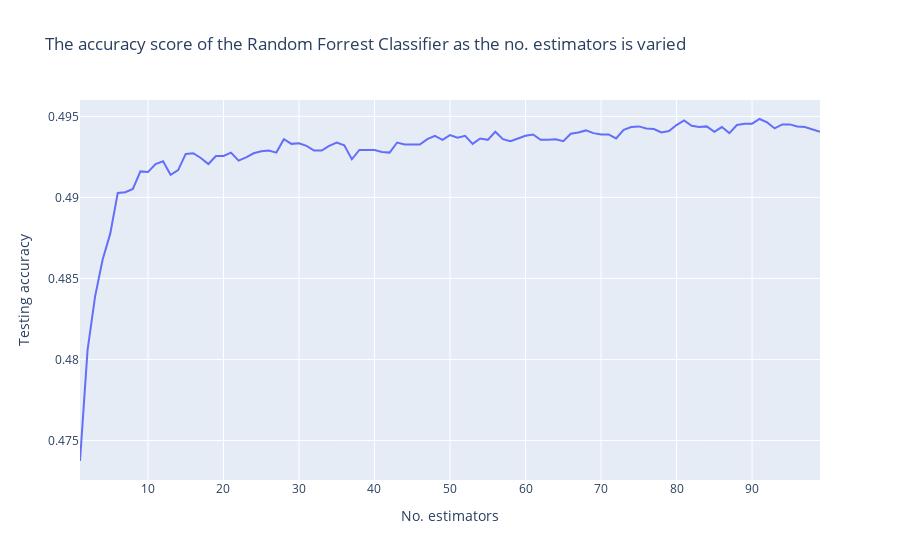

Source (notebook cell):
### Code cell
px.line(
    x=range(1, len(estimators_scores_list) + 1),
    y=estimators_scores_list,
    labels={'x': 'No. estimators', 'y': 'Testing accuracy'},
    title='The accuracy score of the Random Forest Classifier as the no. estimators is varied')

### Figure 1 — Plotly figure (JSON) as saved in the notebook; plotly's stock layout.template omitted (floating-point values rounded to 4 significant figures)
{"data": [{"hovertemplate": "No. estimators=%{x}<br>Testing accuracy=%{y}<extra></extra>", "legendgroup": "", "line": {"color": "#636efa", "dash": "solid"}, "marker": {"symbol": "circle"}, "mode": "lines", "name": "", "orientation": "v", "showlegend": false, "type": "scatter", "x": [1, 2, 3, 4, 5, 6, 7, 8, 9, 10, 11, 12, 13, 14, 15, 16, 17, 18, 19, 20, 21, 22, 23, 24, 25, 26, 27, 28, 29, 30, 31, 32, 33, 34, 35, 36, 37, 38, 39, 40, 41, 42, 43, 44, 45, 46, 47, 48, 49, 50, 51, 52, 53, 54, 55, 56, 57, 58, 59, 60, 61, 62, 63, 64, 65, 66, 67, 68, 69, 70, 71, 72, 73, 74, 75, 76, 77, 78, 79, 80, 81, 82, 83, 84, 85, 86, 87, 88, 89, 90, 91, 92, 93, 94, 95, 96, 97, 98, 99], "xaxis": "x", "y": [0.4737, 0.4806, 0.4839, 0.4862, 0.4877, 0.4903, 0.4903, 0.4905, 0.4916, 0.4916, 0.4921, 0.4922, 0.4914, 0.4917, 0.4927, 0.4927, 0.4924, 0.4921, 0.4926, 0.4926, 0.4928, 0.4923, 0.4925, 0.4927, 0.4928, 0.4929, 0.4928, 0.4936, 0.4933, 0.4933, 0.4932, 0.4929, 0.4929, 0.4932, 0.4934, 0.4932, 0.4923, 0.4929, 0.4929, 0.4929, 0.4928, 0.4928, 0.4934, 0.4933, 0.4933, 0.4933, 0.4936, 0.4938, 0.4936, 0.4938, 0.4937, 0.4938, 0.4933, 0.4936, 0.4936, 0.494, 0.4936, 0.4935, 0.4936, 0.4938, 0.4939, 0.4936, 0.4936, 0.4936, 0.4935, 0.4939, 0.494, 0.4941, 0.494, 0.4939, 0.4939, 0.4936, 0.4942, 0.4943, 0.4944, 0.4943, 0.4942, 0.494, 0.4941, 0.4945, 0.4948, 0.4944, 0.4943, 0.4944, 0.494, 0.4943, 0.494, 0.4945, 0.4945, 0.4945, 0.4948, 0.4946, 0.4943, 0.4945, 0.4945, 0.4944, 0.4943, 0.4942, 0.494], "yaxis": "y"}], "layout": {"legend": {"tracegroupgap": 0}, "title": {"text": "The accuracy score of the Random Forrest Classifier as the no. estimators is varied"}, "xaxis": {"anchor": "y", "domain": [0, 1], "title": {"text": "No. estimators"}}, "yaxis": {"anchor": "x", "domain": [0, 1], "title": {"text": "Testing accuracy"}}}}
